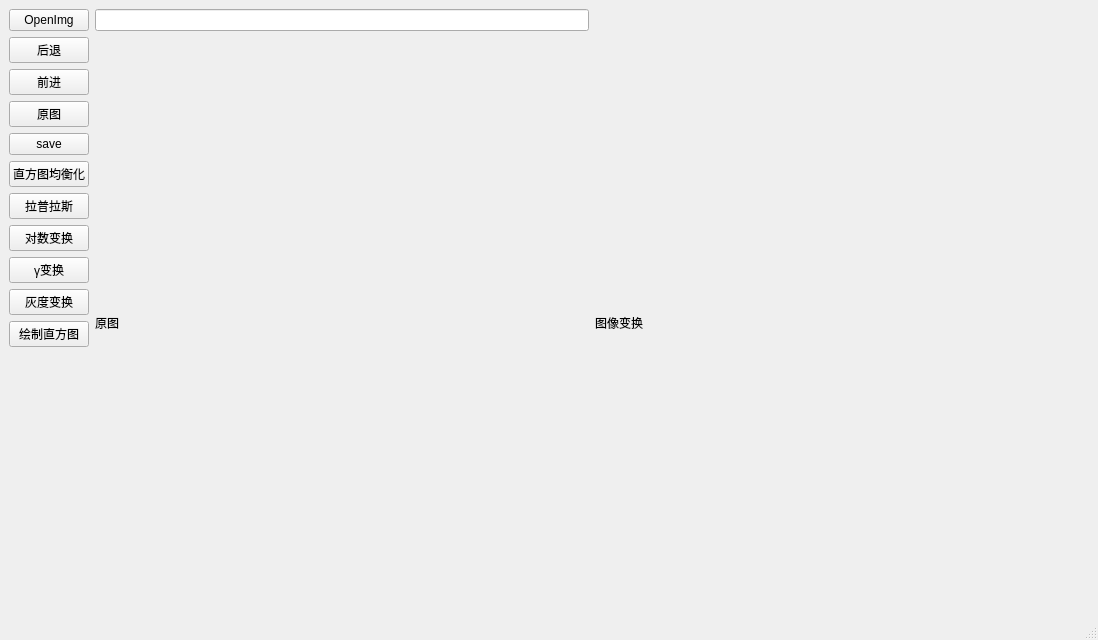
<?xml version="1.0" encoding="UTF-8"?>
<ui version="4.0">
 <class>MainWindow</class>
 <widget class="QMainWindow" name="MainWindow">
  <property name="geometry">
   <rect>
    <x>0</x>
    <y>0</y>
    <width>1098</width>
    <height>640</height>
   </rect>
  </property>
  <property name="contextMenuPolicy">
   <enum>Qt::DefaultContextMenu</enum>
  </property>
  <property name="windowTitle">
   <string>MainWindow</string>
  </property>
  <widget class="QWidget" name="centralwidget">
   <layout class="QGridLayout" name="gridLayout">
    <item row="1" column="0">
     <widget class="QPushButton" name="listBack">
      <property name="text">
       <string>后退</string>
      </property>
     </widget>
    </item>
    <item row="8" column="0">
     <widget class="QPushButton" name="gamma">
      <property name="text">
       <string>γ变换</string>
      </property>
     </widget>
    </item>
    <item row="1" column="1" rowspan="11">
     <widget class="QLabel" name="label">
      <property name="text">
       <string>原图</string>
      </property>
     </widget>
    </item>
    <item row="7" column="0">
     <widget class="QPushButton" name="imageLog">
      <property name="text">
       <string>对数变换</string>
      </property>
     </widget>
    </item>
    <item row="1" column="2" rowspan="11">
     <widget class="QLabel" name="label_3">
      <property name="text">
       <string>图像变换</string>
      </property>
     </widget>
    </item>
    <item row="6" column="0">
     <widget class="QPushButton" name="Enhance">
      <property name="text">
       <string>拉普拉斯</string>
      </property>
     </widget>
    </item>
    <item row="10" column="0">
     <widget class="QPushButton" name="convertHist">
      <property name="text">
       <string>绘制直方图</string>
      </property>
     </widget>
    </item>
    <item row="0" column="2">
     <spacer name="horizontalSpacer">
      <property name="orientation">
       <enum>Qt::Horizontal</enum>
      </property>
      <property name="sizeHint" stdset="0">
       <size>
        <width>40</width>
        <height>20</height>
       </size>
      </property>
     </spacer>
    </item>
    <item row="3" column="0">
     <widget class="QPushButton" name="custom">
      <property name="text">
       <string>原图</string>
      </property>
     </widget>
    </item>
    <item row="9" column="0">
     <widget class="QPushButton" name="gray">
      <property name="text">
       <string>灰度变换</string>
      </property>
     </widget>
    </item>
    <item row="2" column="0">
     <widget class="QPushButton" name="listForward">
      <property name="text">
       <string>前进</string>
      </property>
     </widget>
    </item>
    <item row="5" column="0">
     <widget class="QPushButton" name="testButton">
      <property name="text">
       <string>直方图均衡化</string>
      </property>
     </widget>
    </item>
    <item row="0" column="0">
     <widget class="QPushButton" name="OpenImg">
      <property name="text">
       <string>OpenImg</string>
      </property>
     </widget>
    </item>
    <item row="0" column="1">
     <widget class="QLineEdit" name="lineEdit"/>
    </item>
    <item row="4" column="0">
     <widget class="QPushButton" name="save">
      <property name="text">
       <string>save</string>
      </property>
     </widget>
    </item>
   </layout>
  </widget>
  <widget class="QMenuBar" name="menubar">
   <property name="geometry">
    <rect>
     <x>0</x>
     <y>0</y>
     <width>1098</width>
     <height>26</height>
    </rect>
   </property>
  </widget>
  <widget class="QStatusBar" name="statusbar"/>
 </widget>
 <resources/>
 <connections/>
</ui>
